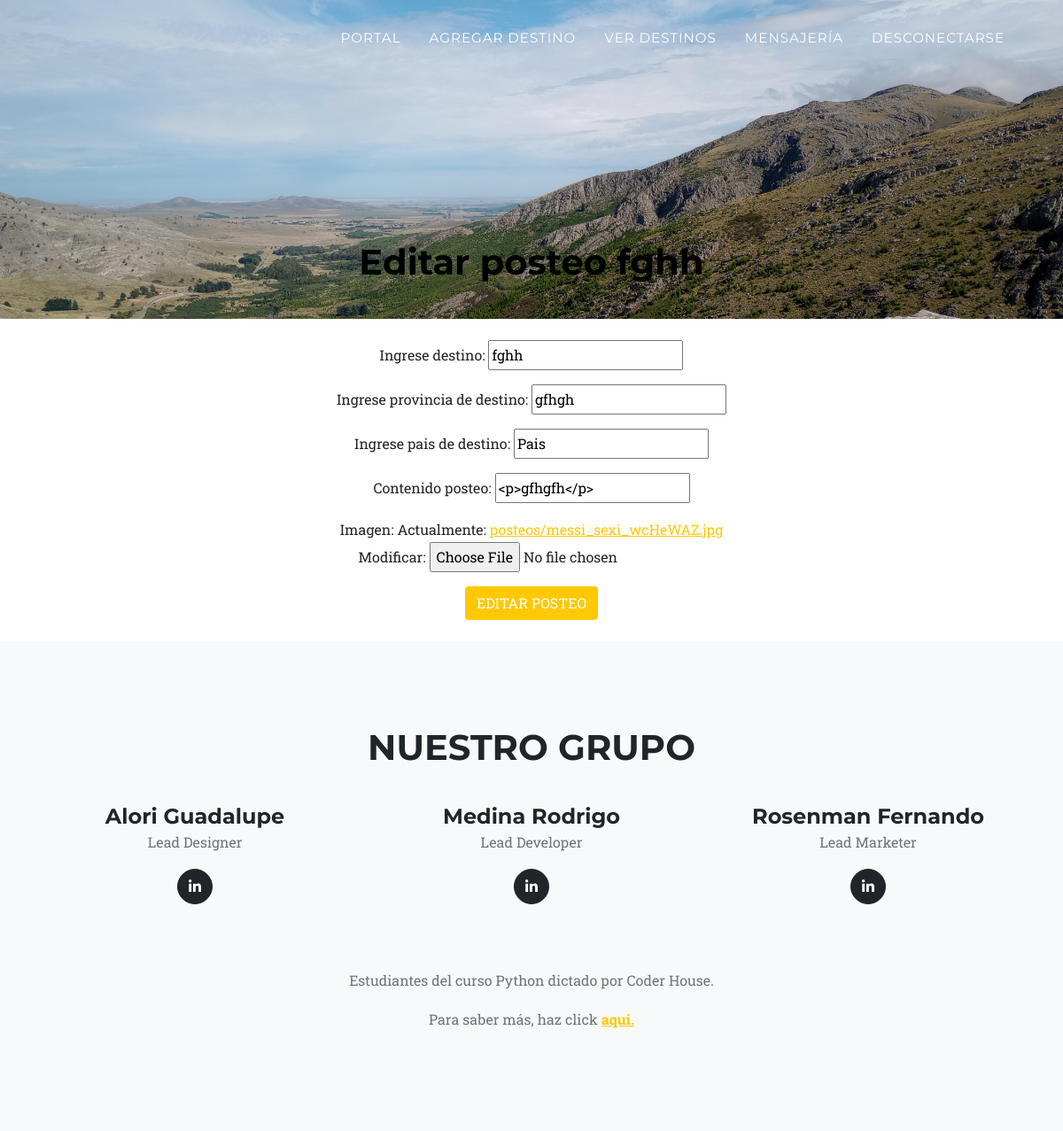
Screenshot of /editarposteo/37 (signed in) with the database file from the repository.
### AppUsuarios/models.py (models this page shows)
class Posteo(models.Model):
    usuario_posteo = models.ForeignKey(User, on_delete=models.CASCADE)
    titulo_posteo = models.CharField(max_length=40)
    subtitulo_posteo = models.CharField(max_length=40,default='Provincia')
    subtitulo2_posteo = models.CharField(max_length=40,default='Pais')
    contenido_posteo = RichTextField(blank=True,null=True)
    imagen_post = models.ImageField(upload_to='posteos', blank=True)
    fecha_posteo_imagen = models.DateField(blank=True, null=True)
    def __str__(self):
        return self.titulo_posteo

### AppUsuarios/views.py (the view)
# urls.py: path("editarposteo/<id>", editarPosteo, name="editarposteo"),
@login_required
def editarPosteo(request,id):
    posteo=Posteo.objects.get(id=id)
    if not (request.user.is_superuser or request.user == posteo.usuario_posteo):
        return render(request,"VerPosteos.html", {"mensaje":"No estas autorizado para editar el posteo","imagen":mostrarImagen(request)})
    else:
        if request.method == "POST":
            formularioposteo = PosteoForm(request.POST, request.FILES, initial={"titulo_posteo":posteo.titulo_posteo,"subtitulo_posteo":posteo.subtitulo_posteo,"subtitulo2_posteo":posteo.subtitulo2_posteo,"contenido_posteo":posteo.contenido_posteo,"imagen_post":posteo.imagen_post})
            if formularioposteo.is_valid():
                datos = formularioposteo.cleaned_data
                posteo.imagen_post = datos["imagen_post"]
                posteo.titulo_posteo = datos["titulo_posteo"]
                posteo.subtitulo_posteo = datos["subtitulo_posteo"]
                posteo.subtitulo2_posteo= datos ["subtitulo2_posteo"]
                posteo.contenido_posteo = datos["contenido_posteo"]
                posteo.fecha_posteo_imagen = datetime.now()
                posteo.save()
                return render(request,"VerPosteos.html", {"mensaje":"Posteo editado correctamente","imagen":mostrarImagen(request)})
            else:
                print(formularioposteo.errors.as_data())
                formularioposteo = PosteoForm(initial={"titulo_posteo":posteo.titulo_posteo,"subtitulo_posteo":posteo.subtitulo_posteo,"subtitulo2_posteo":posteo.subtitulo2_posteo,"contenido_posteo":posteo.contenido_posteo,"imagen_post":posteo.imagen_post})
                return render(request,"VerPosteos.html", {"mensaje":"Error en validacion de posteo", "formularioposteo":formularioposteo,"imagen":mostrarImagen(request)})
        else:
            formularioposteo=PosteoForm(initial={"titulo_posteo":posteo.titulo_posteo,"subtitulo_posteo":posteo.subtitulo_posteo,"subtitulo2_posteo":posteo.subtitulo2_posteo,"contenido_posteo":posteo.contenido_posteo,"imagen_post":posteo.imagen_post})
            return render(request,"EditarPosteo.html", {"formularioposteo":formularioposteo,"posteo":posteo,"imagen":mostrarImagen(request)})

### AppUsuarios/forms.py
class PosteoForm(forms.Form):
    titulo_posteo = forms.CharField(label="Ingrese destino")
    subtitulo_posteo = forms.CharField(label="Ingrese provincia de destino")
    subtitulo2_posteo =  forms.CharField(label="Ingrese pais de destino")
    contenido_posteo = forms.CharField(widget=CKEditorWidget())
    imagen_post = forms.ImageField(label="Imagen")
    class Meta:
        model = Posteo
        fields = ["titulo_posteo", "subtitulo_posteo","subtitulo2_posteo","contenido_posteo", "imagen_post"]

### AppUsuarios/views.py (called while the page is built)
@login_required
def mostrarImagen(request):
    lista=ImagenPerfil.objects.filter(user=request.user)
    if len(lista)!=0:
        imagen=lista[0].imagen.url
    else:
        imagen="/media/Perfil/homero.jpg"
    return imagen

### AppUsuarios/Templates/EditarPosteo.html (shortened to what this page needs)
{% extends "PadreHome.html" %}
{% block nav %}
<li class="nav-item"><a class="nav-link" href={% url 'portal' %}>Portal</a></li>
<li class="nav-item"><a class="nav-link" href={% url 'postear' %}>Agregar destino</a></li>
<li class="nav-item"><a class="nav-link" href={% url 'verposteo' %}>Ver destinos</a></li>
<li class="nav-item"><a class="nav-link" href={% url 'mensajeUsuarios' %}>Mensajería</a></li>
<li class="nav-item"><a class="nav-link" href={% url 'desconectarse' %}>Desconectarse</a></li>
{% endblock %}
{% block titulo %}
 <h1 style="color:black">Editar posteo {{ posteo }}</h1>
{% endblock %}
{% block contenido %}
<center>
<br>
<form action="{% url 'editarposteo' posteo.id %}" method="POST" enctype="multipart/form-data">
    {{  formularioposteo.as_p|safe }}{% csrf_token %}
    <input class="btn btn-primary btn-m text-uppercase" type="submit" value="Editar Posteo">
</form>
<br>
</center>
{% endblock %}

### rows the page displays
Posteo: titulo_posteo "fghh", subtitulo_posteo "gfhgh", subtitulo2_posteo "Pais", contenido_posteo "<p>gfhgfh</p>"
